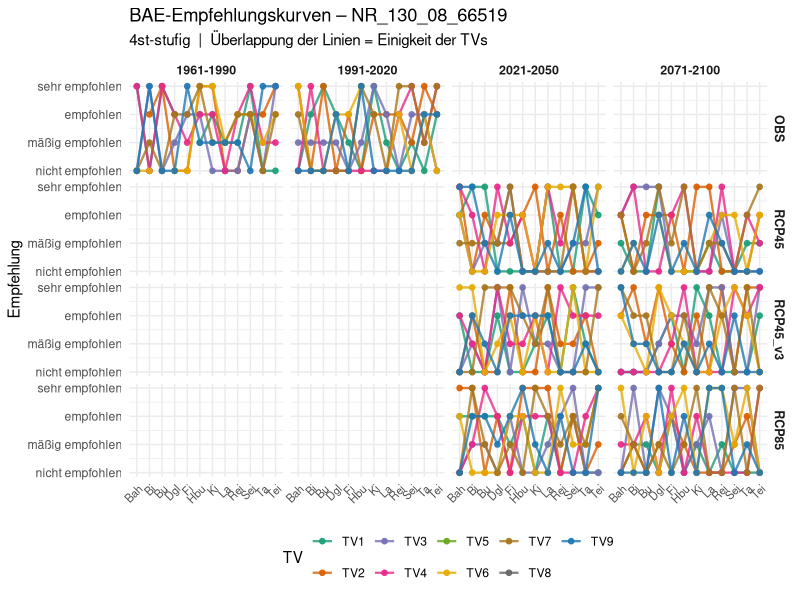
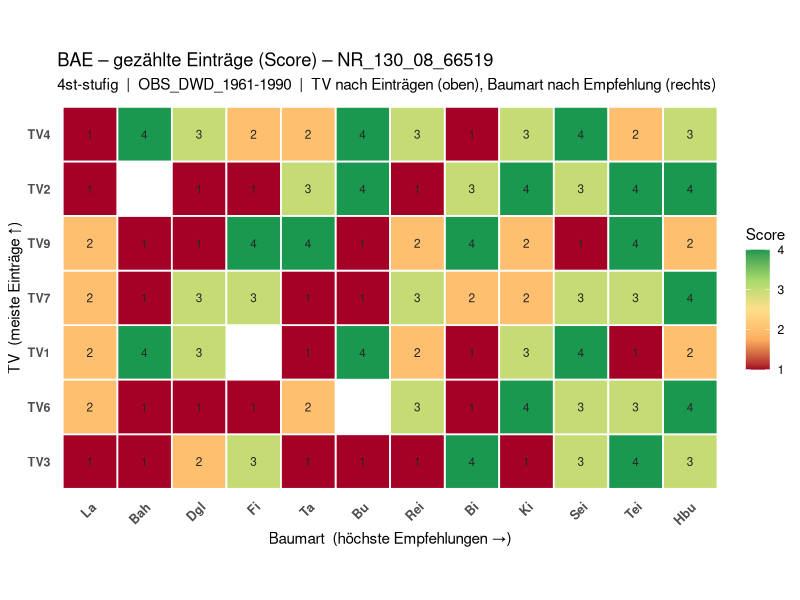
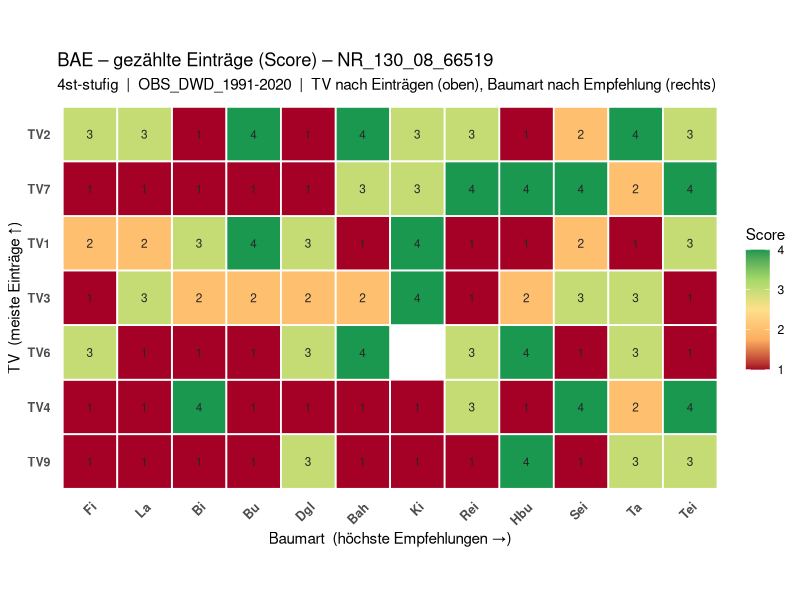
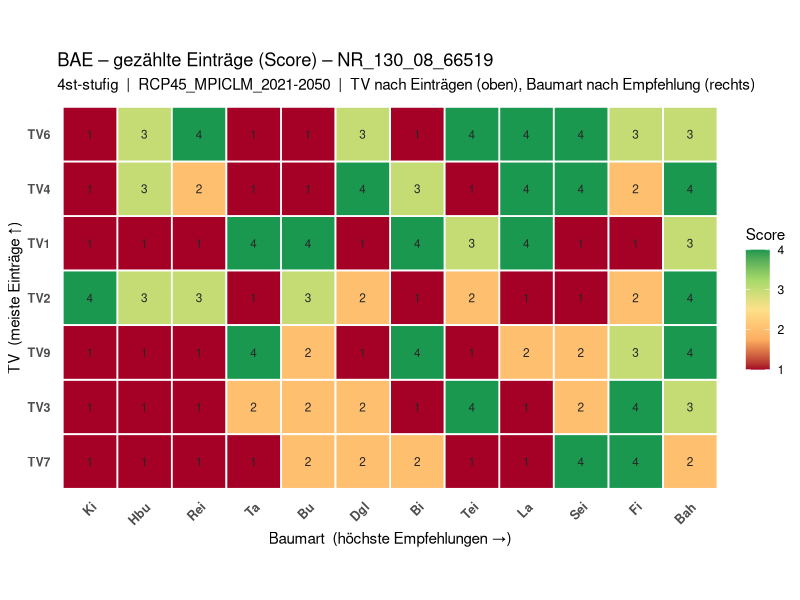
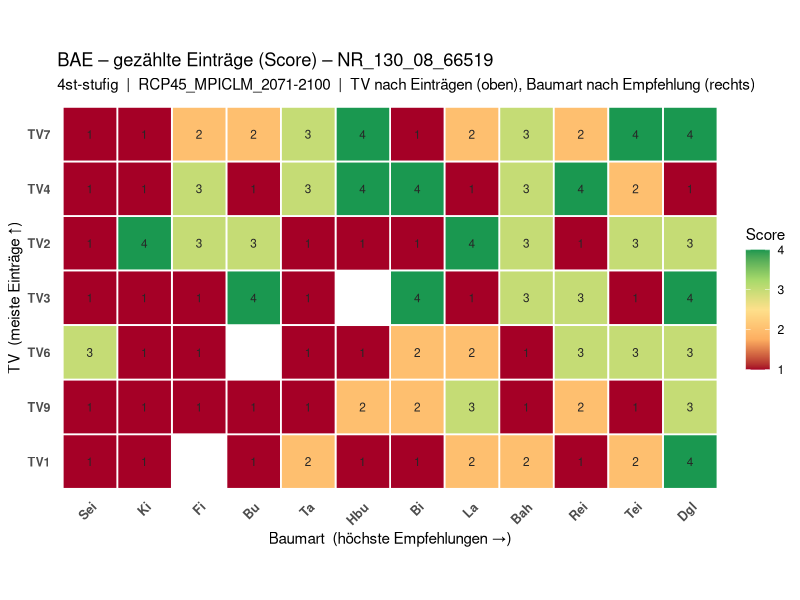
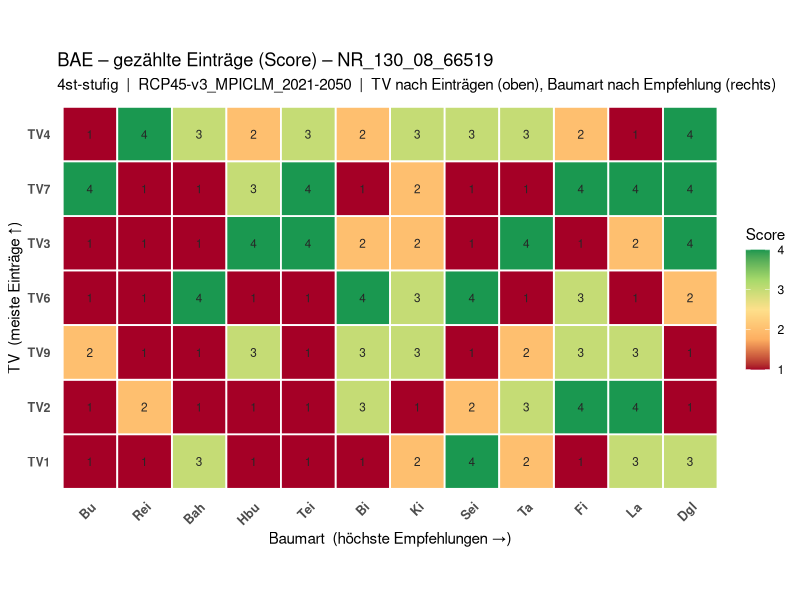
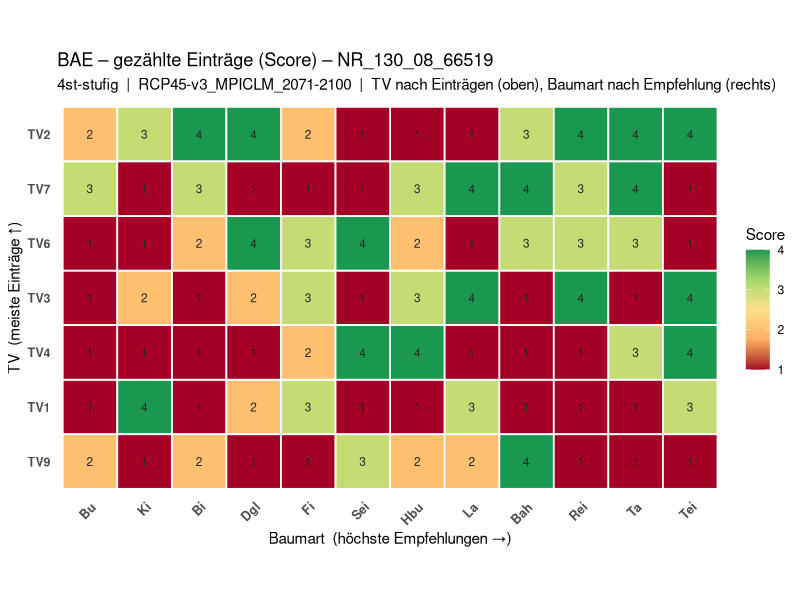
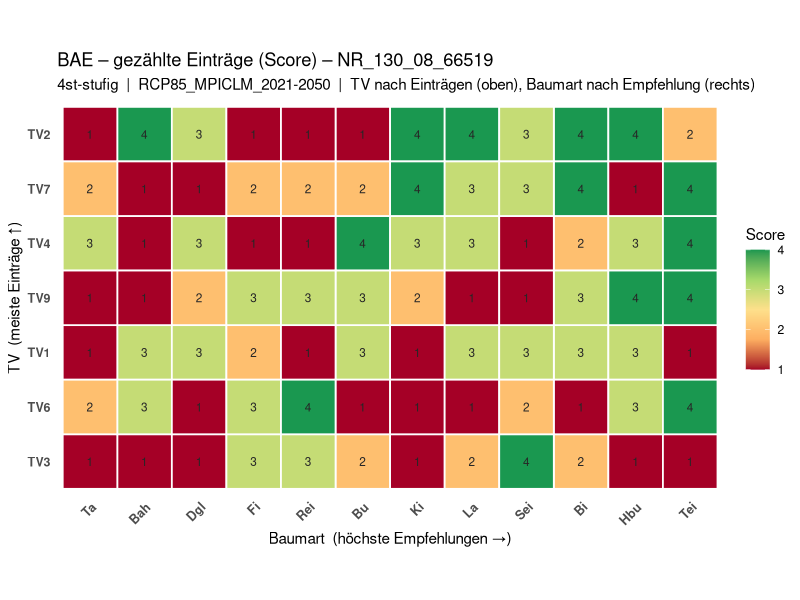

Here is the R script that generated these plots, in order:
# ============================================================================
# bae_auswertung_grafiken_beispiel.R
# ----------------------------------------------------------------------------
# FLACHER SCHRITT-FÜR-SCHRITT-DURCHLAUF für EINE Beispiel-Datei / MASTER_ID.
#
# Kein Funktions-Wrapper: jeden Block der Reihe nach markieren und ausführen,
# dann das Zwischenergebnis ansehen (z. B. head(d), View(d), table(...)).
# Dieses Skript zeigt GENAU dasselbe, was die Funktionen in
# bae_auswertung_grafiken_standalone.R intern tun – nur offen hingeschrieben.
#
# Erzeugt:
#   Skizze 1  – Empfehlungs-Kurven je TV (pro Szenario × Zeitraum)
#   Skizze 2  – Score-Matrix, unaggregiert je Klimalauf (sortiert + gewichtet)
# ============================================================================

library(dplyr)
library(tidyr)
library(ggplot2)
library(stringr)


# ============================================================================
# 0.  PARAMETER  – hier anpassen
# ============================================================================
datei          <- "meine_bae_daten.csv"   # <- deine CSV-Datei
master_id      <- "NR_130_08_66519"        # <- ein Beispiel-Standort
stufe          <- "4st"                    # "3st" | "4st" | "5st"
rcp_zukunft_ab <- 2021                     # RCP: nur Zeiträume ab diesem Jahr


# ============================================================================
# 1.  DATEN LADEN
# ============================================================================
# --- Variante A: echte Datei -----------------------------------------------
# data <- data.table::fread(datei)

# --- Variante B: Demo-Daten zum Ausprobieren (löschen, sobald echte Datei da)
set.seed(1)
data <- expand.grid(
  Baumart   = c("Bah","Bi","Bu","Dgl","Fi","Hbu","Ki","La","Rei","Sei","Ta","Tei"),
  TV        = 1:9,
  Klimalauf = c("OBS_DWD_1961-1990","OBS_DWD_1991-2020",
                "RCP45_MPICLM_2021-2050","RCP45_MPICLM_2071-2100",
                "RCP45-v3_MPICLM_2021-2050","RCP45-v3_MPICLM_2071-2100",
                "RCP85_MPICLM_2021-2050","RCP85_MPICLM_2071-2100"),
  stringsAsFactors = FALSE
)
data$MASTER_ID <- master_id
data$BAE_5ST <- as.character(sample(1:5, nrow(data), replace = TRUE))
data$BAE_5ST[data$TV %in% c(5, 8)] <- "Keine Datengrundlage"   # wie im Bild
data$BAE_5ST[sample(nrow(data), 8)] <- "pBv"
.num <- suppressWarnings(as.integer(data$BAE_5ST))
data$BAE_4ST <- ifelse(is.na(.num), data$BAE_5ST, as.character(pmin(.num, 4)))
data$BAE_3ST <- ifelse(is.na(.num), data$BAE_5ST, as.character(pmin(ceiling(.num/2), 3)))

# ansehen:
#   head(data)
#   str(data)
#   table(data$Klimalauf)
#   table(data$BAE_4ST)


# ============================================================================
# 2.  FARBEN + STUFEN-MAPPINGS  (identisch zur Heatmap)
# ============================================================================
# Kachelfarben der Empfehlungs-Kategorien
custom_palette <- c(
  "sehr empfohlen"        = "#1A9850",
  "empfohlen"             = "#A6D96A",
  "mäßig empfohlen"       = "#FEE08B",
  "wenig empfohlen"       = "#FDAE61",
  "nicht empfohlen"       = "#A50026",
  "pBv"                   = "#404040",
  "Keine Datengrundlage"  = "#B0B0B0"
)

# Code (in BAE_xST) -> Kategorie. Achtung: Code 1 = BESTE Bewertung.
maps <- list(
  "3st" = c("1" = "sehr empfohlen", "2" = "mäßig empfohlen", "3" = "nicht empfohlen"),
  "4st" = c("1" = "sehr empfohlen", "2" = "empfohlen", "3" = "mäßig empfohlen",
            "4" = "nicht empfohlen"),
  "5st" = c("1" = "sehr empfohlen", "2" = "empfohlen", "3" = "mäßig empfohlen",
            "4" = "wenig empfohlen", "5" = "nicht empfohlen")
)

# Kategorien von SCHLECHT (unten/1) nach GUT (oben/n). Position = Zahlenwert
# der Empfehlungsstufe UND Gewicht für den Score.
kat_order <- list(
  "3st" = c("nicht empfohlen", "mäßig empfohlen", "sehr empfohlen"),
  "4st" = c("nicht empfohlen", "mäßig empfohlen", "empfohlen", "sehr empfohlen"),
  "5st" = c("nicht empfohlen", "wenig empfohlen", "mäßig empfohlen",
            "empfohlen", "sehr empfohlen")
)

# welche Spalte gehört zur gewählten Stufe?
bae_col <- c("3st" = "BAE_3ST", "4st" = "BAE_4ST", "5st" = "BAE_5ST")[[stufe]]

mapping <- maps[[stufe]]        # Code -> Kategorie für die gewählte Stufe
ordn    <- kat_order[[stufe]]   # Kategorie-Reihenfolge für die gewählte Stufe

# ansehen:
#   bae_col ; mapping ; ordn


# ============================================================================
# 3.  AUF MASTER_ID FILTERN
# ============================================================================
d <- data %>% filter(as.character(MASTER_ID) == master_id)

# ansehen:  nrow(d) ; head(d)


# ============================================================================
# 4.  KLIMALAUF ZERLEGEN  (Szenario / Modell / Zeitraum / Variante)
# ============================================================================
# Beispiel "RCP45-v3_MPICLM_2021-2050":
#   Zeitraum = "2021-2050", Variante = "v3", Szenario = "RCP45",
#   Modell = "MPICLM", Szen_label = "RCP45_v3"
d <- d %>%
  mutate(
    Klimalauf  = as.character(Klimalauf),
    Zeitraum   = str_extract(Klimalauf, "\\d{4}-\\d{4}"),
    Variante   = tolower(str_extract(Klimalauf, "[vV][0-9]+")),
    Szenario   = str_remove(str_extract(Klimalauf, "^[^_]+"), "[-_]?[vV][0-9]+$"),
    Modell     = str_remove(str_remove(Klimalauf, "^[^_]+_"), "_?\\d{4}-\\d{4}.*$"),
    Szen_label = ifelse(is.na(Variante), Szenario, paste0(Szenario, "_", Variante)),
    Startjahr  = suppressWarnings(as.integer(str_sub(Zeitraum, 1, 4)))
  )

# ansehen:
#   d %>% distinct(Klimalauf, Szenario, Modell, Zeitraum, Variante, Szen_label)


# ============================================================================
# 5.  RCP NUR ZUKUNFT (OBS bleibt komplett)
# ============================================================================
d <- d %>%
  filter(!grepl("^RCP", Szenario, ignore.case = TRUE) | Startjahr >= rcp_zukunft_ab)

# ansehen:  table(d$Szen_label, d$Zeitraum)


# ============================================================================
# 6.  FAKTOREN ORDNEN  (feste Reihenfolge der Achsen)
# ============================================================================
d <- d %>%
  mutate(
    Szen_label = factor(Szen_label, levels = sort(unique(Szen_label))),
    Zeitraum   = factor(Zeitraum,   levels = sort(unique(Zeitraum))),
    TV         = factor(paste0("TV", TV), levels = sort(unique(paste0("TV", TV)))),
    Baumart    = factor(Baumart,    levels = sort(unique(as.character(Baumart)))),
    ist_rcp    = grepl("^RCP", Szenario, ignore.case = TRUE)
  )


# ============================================================================
# 7.  KATEGORIE + ZAHLENWERT (Stufe) FÜR DIE GEWÄHLTE STUFIGKEIT
# ============================================================================
# code       -> Kategorie (Text)
# Kategorie  -> Stufe (Zahl): match() gibt die Position in `ordn`.
#               nicht empfohlen = 1 ... sehr empfohlen = n.
#               pBv / Keine Datengrundlage -> Stufe = NA (zählen NICHT mit).
d <- d %>%
  mutate(
    code      = as.character(.data[[bae_col]]),
    Kategorie = case_when(
      code %in% names(mapping) ~ unname(mapping[code]),
      code == "pBv"            ~ "pBv",
      TRUE                     ~ "Keine Datengrundlage"),
    Stufe     = match(Kategorie, ordn)
  )

# ansehen:
#   d %>% count(code, Kategorie, Stufe)     # zeigt die Zuordnung Code->Text->Zahl
#   table(d$Kategorie, useNA = "ifany")


# ============================================================================
# 8.  SKIZZE 1  – EMPFEHLUNGS-KURVEN je TV
# ============================================================================
# Idee: pro Panel (Szenario × Zeitraum) für jede TV eine Linie über die
# Baumarten. y = Stufe (unten "nicht empfohlen", oben "sehr empfohlen").
# Wo sich die Kurven decken, sind sich die TVs einig.

# Farben für die TV-Linien
tv_levels <- levels(droplevels(d$TV))
tv_farben <- setNames(
  c("#1B9E77","#D95F02","#7570B3","#E7298A","#66A61E","#E6AB02",
    "#A6761D","#666666","#1F78B4","#B2182B","#33A02C","#6A3D9A")[seq_along(tv_levels)],
  tv_levels)

# EIN durchgehender ggplot-Aufruf – jede Ebene eine Zeile:
p_kurven <-
  ggplot(d, aes(x = Baumart, y = Stufe, group = TV, colour = TV)) +
  geom_line(linewidth = 0.8, alpha = 0.8, na.rm = TRUE) +
  geom_point(size = 1.6, alpha = 0.9, na.rm = TRUE) +
  facet_grid(Szen_label ~ Zeitraum) +
  scale_y_continuous(breaks = seq_along(ordn), labels = ordn, limits = c(1, length(ordn))) +
  scale_colour_manual(values = tv_farben) +
  labs(title = paste0("BAE-Empfehlungskurven – ", master_id),
       subtitle = paste0(stufe, "-stufig  |  Überlappung der Linien = Einigkeit der TVs"),
       x = NULL, y = "Empfehlung", colour = "TV") +
  theme_minimal(base_size = 11) +
  theme(axis.text.x = element_text(angle = 45, hjust = 1, size = 8),
        strip.text  = element_text(face = "bold", size = 9),
        legend.position = "bottom",
        plot.background = element_rect(fill = "white", color = NA))

p_kurven                                   # im Plot-Fenster ansehen
# ggsave("Kurven_beispiel.png", p_kurven, width = 34, height = 22, units = "cm", dpi = 150)


# ============================================================================
# 9.  SKIZZE 2  – SCORE-MATRIX, UNAGGREGIERT JE KLIMALAUF
# ============================================================================
# Genau wie die Heatmap: NICHT über Klimaläufe aggregieren, sondern je Klimalauf
# eine eigene Matrix. Innerhalb EINES Klimalaufs hat jede Zelle (TV × Baumart)
# genau einen Wert = die Stufe (1 = nicht empfohlen … n = sehr empfohlen);
# pBv / Keine Datengrundlage (Stufe = NA) fallen raus.
# Sortierung je Klimalauf: TV nach Zeilensumme (beste oben), Baumart nach
# Spaltensumme (beste rechts). Farbe: rot (niedrig) -> grün (hoch).

score_gradient <- c("#A50026", "#FDAE61", "#FEE08B", "#A6D96A", "#1A9850")

# ansehen: welche Klimaläufe gibt es?  ->  levels(droplevels(d$Klimalauf))
# Zum Durchklicken EINEN Klimalauf setzen und die Zeilen im Rumpf einzeln laufen
# lassen, z. B.:  kl <- "RCP85_MPICLM_2071-2100"
for (kl in sort(unique(as.character(d$Klimalauf)))) {

  # 9a. nur dieser Klimalauf; Score = Stufe (kein Summieren, N = 1 je Zelle)
  agg <- d %>%
    filter(Klimalauf == kl, !is.na(Stufe)) %>%
    group_by(TV, Baumart) %>%
    summarise(Score = sum(Stufe), N = n(), .groups = "drop") %>%
    droplevels()
  # ansehen:  agg   (Score = Stufe je TV × Baumart in diesem Klimalauf)

  # 9b. Sortier-Reihenfolge bestimmen (aufsteigend -> höchster Wert zuletzt,
  #     bei y = oben, bei x = rechts)
  tv_rang <- agg %>% group_by(TV)      %>% summarise(s = sum(Score)) %>% arrange(s)
  ba_rang <- agg %>% group_by(Baumart) %>% summarise(s = sum(Score)) %>% arrange(s)
  # ansehen:  tv_rang ; ba_rang

  # 9c. Faktoren in dieser Reihenfolge setzen
  agg <- agg %>%
    mutate(TV      = factor(as.character(TV),      levels = as.character(tv_rang$TV)),
           Baumart = factor(as.character(Baumart), levels = as.character(ba_rang$Baumart)))

  # 9d. EIN durchgehender ggplot-Aufruf
  p_matrix <-
    ggplot(agg, aes(x = Baumart, y = TV, fill = Score)) +
    geom_tile(color = "white", linewidth = 0.6) +
    geom_text(aes(label = Score), size = 3, colour = "grey15") +
    scale_fill_gradientn(colours = score_gradient) +
    coord_equal() +
    labs(title = paste0("BAE – gezählte Einträge (Score) – ", master_id),
         subtitle = paste0(stufe, "-stufig  |  ", kl,
                           "  |  TV nach Einträgen (oben), Baumart nach Empfehlung (rechts)"),
         x = "Baumart  (höchste Empfehlungen →)",
         y = "TV  (meiste Einträge ↑)", fill = "Score") +
    theme_minimal(base_size = 11) +
    theme(axis.text.x = element_text(angle = 45, hjust = 1, face = "bold", size = 9),
          axis.text.y = element_text(face = "bold", size = 9),
          panel.grid  = element_blank(),
          plot.background = element_rect(fill = "white", color = NA))

  print(p_matrix)                          # im Plot-Fenster ansehen
  # ggsave(paste0("ScoreMatrix_", gsub("[^A-Za-z0-9]+","-",kl), "_beispiel.png"),
  #        p_matrix, width = 22, height = 16, units = "cm", dpi = 150)
}
